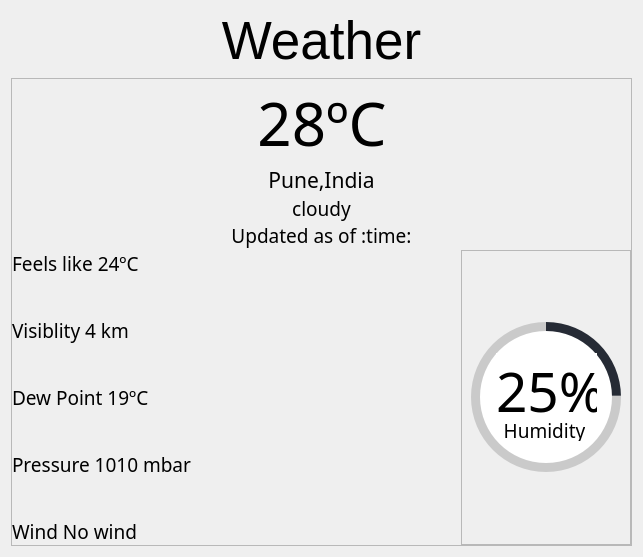
      <widget class="QWidget" name="weather_page">
       <property name="styleSheet">
        <string notr="true"/>
       </property>
       <layout class="QGridLayout" name="gridLayout_3">
        <item row="0" column="0">
         <widget class="QLabel" name="Weather">
          <property name="font">
           <font>
            <pointsize>40</pointsize>
           </font>
          </property>
          <property name="styleSheet">
           <string notr="true"/>
          </property>
          <property name="text">
           <string>&lt;html&gt;&lt;head/&gt;&lt;body&gt;&lt;p&gt;Weather&lt;/p&gt;&lt;/body&gt;&lt;/html&gt;</string>
          </property>
          <property name="alignment">
           <set>Qt::AlignHCenter|Qt::AlignTop</set>
          </property>
         </widget>
        </item>
        <item row="1" column="0">
         <widget class="QFrame" name="frame">
          <property name="font">
           <font>
            <pointsize>18</pointsize>
            <weight>50</weight>
            <bold>false</bold>
           </font>
          </property>
          <property name="frameShape">
           <enum>QFrame::StyledPanel</enum>
          </property>
          <property name="frameShadow">
           <enum>QFrame::Raised</enum>
          </property>
          <layout class="QGridLayout" name="gridLayout_7">
           <property name="leftMargin">
            <number>0</number>
           </property>
           <property name="topMargin">
            <number>0</number>
           </property>
           <property name="rightMargin">
            <number>0</number>
           </property>
           <property name="bottomMargin">
            <number>0</number>
           </property>
           <property name="spacing">
            <number>0</number>
           </property>
           <item row="9" column="0">
            <widget class="QLabel" name="wind">
             <property name="font">
              <font>
               <family>Nirmala UI Semilight</family>
               <pointsize>14</pointsize>
              </font>
             </property>
             <property name="styleSheet">
              <string notr="true"/>
             </property>
             <property name="text">
              <string>Wind No wind</string>
             </property>
             <property name="alignment">
              <set>Qt::AlignLeading|Qt::AlignLeft|Qt::AlignVCenter</set>
             </property>
            </widget>
           </item>
           <item row="7" column="0">
            <widget class="QLabel" name="baro">
             <property name="font">
              <font>
               <family>Nirmala UI Semilight</family>
               <pointsize>14</pointsize>
              </font>
             </property>
             <property name="styleSheet">
              <string notr="true"/>
             </property>
             <property name="text">
              <string>Pressure 1010 mbar</string>
             </property>
             <property name="alignment">
              <set>Qt::AlignLeading|Qt::AlignLeft|Qt::AlignVCenter</set>
             </property>
            </widget>
           </item>
           <item row="9" column="1">
            <spacer name="horizontalSpacer_6">
             <property name="orientation">
              <enum>Qt::Horizontal</enum>
             </property>
             <property name="sizeHint" stdset="0">
              <size>
               <width>270</width>
               <height>20</height>
              </size>
             </property>
            </spacer>
           </item>
           <item row="1" column="2" rowspan="9">
            <widget class="QFrame" name="frame_3">
             <property name="frameShape">
              <enum>QFrame::StyledPanel</enum>
             </property>
             <property name="frameShadow">
              <enum>QFrame::Raised</enum>
             </property>
             <layout class="QGridLayout" name="gridLayout_10">
              <item row="0" column="0">
               <widget class="QFrame" name="frame_5">
                <property name="minimumSize">
                 <size>
                  <width>150</width>
                  <height>150</height>
                 </size>
                </property>
                <property name="maximumSize">
                 <size>
                  <width>150</width>
                  <height>150</height>
                 </size>
                </property>
                <property name="styleSheet">
                 <string notr="true">background-color: qconicalgradient(cx:0.5, cy:0.5, angle:90, stop:0.752 rgb(202, 202, 202) stop:0.755 rgb(38, 43, 53));
border-radius:75px;</string>
                </property>
                <property name="frameShape">
                 <enum>QFrame::StyledPanel</enum>
                </property>
                <property name="frameShadow">
                 <enum>QFrame::Raised</enum>
                </property>
                <layout class="QGridLayout" name="gridLayout_8">
                 <item row="0" column="0">
                  <widget class="QFrame" name="frame_8">
                   <property name="enabled">
                    <bool>true</bool>
                   </property>
                   <property name="maximumSize">
                    <size>
                     <width>135</width>
                     <height>135</height>
                    </size>
                   </property>
                   <property name="styleSheet">
                    <string notr="true">background-color: rgb(255, 255, 255);
border-radius:66px;</string>
                   </property>
                   <property name="frameShape">
                    <enum>QFrame::StyledPanel</enum>
                   </property>
                   <property name="frameShadow">
                    <enum>QFrame::Raised</enum>
                   </property>
                   <widget class="QLabel" name="label_4">
                    <property name="geometry">
                     <rect>
                      <x>24</x>
                      <y>89</y>
                      <width>81</width>
                      <height>21</height>
                     </rect>
                    </property>
                    <property name="font">
                     <font>
                      <family>Nirmala UI Semilight</family>
                      <pointsize>14</pointsize>
                     </font>
                    </property>
                    <property name="styleSheet">
                     <string notr="true">background-color: rgba(255, 255, 255, 0);</string>
                    </property>
                    <property name="text">
                     <string>Humidity</string>
                    </property>
                    <property name="alignment">
                     <set>Qt::AlignCenter</set>
                    </property>
                   </widget>
                   <widget class="QLabel" name="humid">
                    <property name="geometry">
                     <rect>
                      <x>16</x>
                      <y>22</y>
                      <width>101</width>
                      <height>61</height>
                     </rect>
                    </property>
                    <property name="font">
                     <font>
                      <family>Nirmala UI Semilight</family>
                      <pointsize>41</pointsize>
                     </font>
                    </property>
                    <property name="styleSheet">
                     <string notr="true"/>
                    </property>
                    <property name="text">
                     <string>&lt;html&gt;&lt;head/&gt;&lt;body&gt;&lt;p&gt;25%&lt;/p&gt;&lt;/body&gt;&lt;/html&gt;</string>
                    </property>
                    <property name="alignment">
                     <set>Qt::AlignCenter</set>
                    </property>
                    <property name="margin">
                     <number>-10</number>
                    </property>
                   </widget>
                  </widget>
                 </item>
                </layout>
               </widget>
              </item>
             </layout>
            </widget>
           </item>
           <item row="4" column="0">
            <spacer name="verticalSpacer_3">
             <property name="orientation">
              <enum>Qt::Vertical</enum>
             </property>
             <property name="sizeHint" stdset="0">
              <size>
               <width>20</width>
               <height>40</height>
              </size>
             </property>
            </spacer>
           </item>
           <item row="1" column="1">
            <spacer name="horizontalSpacer_8">
             <property name="orientation">
              <enum>Qt::Horizontal</enum>
             </property>
             <property name="sizeHint" stdset="0">
              <size>
               <width>270</width>
               <height>20</height>
              </size>
             </property>
            </spacer>
           </item>
           <item row="8" column="0">
            <spacer name="verticalSpacer">
             <property name="orientation">
              <enum>Qt::Vertical</enum>
             </property>
             <property name="sizeHint" stdset="0">
              <size>
               <width>20</width>
               <height>40</height>
              </size>
             </property>
            </spacer>
           </item>
           <item row="0" column="0" colspan="3">
            <widget class="QFrame" name="frame_6">
             <property name="styleSheet">
              <string notr="true">background-color: rgba(255, 255, 255, 0);</string>
             </property>
             <property name="frameShape">
              <enum>QFrame::StyledPanel</enum>
             </property>
             <property name="frameShadow">
              <enum>QFrame::Raised</enum>
             </property>
             <layout class="QGridLayout" name="gridLayout_9">
              <property name="leftMargin">
               <number>0</number>
              </property>
              <property name="topMargin">
               <number>0</number>
              </property>
              <property name="rightMargin">
               <number>0</number>
              </property>
              <property name="bottomMargin">
               <number>0</number>
              </property>
              <property name="spacing">
               <number>0</number>
              </property>
              <item row="3" column="0">
               <widget class="QLabel" name="time">
                <property name="font">
                 <font>
                  <family>Nirmala UI Semilight</family>
                  <pointsize>14</pointsize>
                 </font>
                </property>
                <property name="styleSheet">
                 <string notr="true"/>
                </property>
                <property name="text">
                 <string>Updated as of :time:</string>
                </property>
                <property name="alignment">
                 <set>Qt::AlignCenter</set>
                </property>
               </widget>
              </item>
              <item row="2" column="0">
               <widget class="QLabel" name="atmos">
                <property name="font">
                 <font>
                  <family>Nirmala UI Semilight</family>
                  <pointsize>14</pointsize>
                 </font>
                </property>
                <property name="styleSheet">
                 <string notr="true"/>
                </property>
                <property name="text">
                 <string>cloudy</string>
                </property>
                <property name="alignment">
                 <set>Qt::AlignCenter</set>
                </property>
               </widget>
              </item>
              <item row="0" column="0">
               <widget class="QFrame" name="frame_7">
                <property name="styleSheet">
                 <string notr="true">background-color: rgba(255, 255, 255, 0);</string>
                </property>
                <property name="frameShape">
                 <enum>QFrame::StyledPanel</enum>
                </property>
                <property name="frameShadow">
                 <enum>QFrame::Raised</enum>
                </property>
                <layout class="QHBoxLayout" name="horizontalLayout_5">
                 <property name="spacing">
                  <number>0</number>
                 </property>
                 <property name="leftMargin">
                  <number>0</number>
                 </property>
                 <property name="topMargin">
                  <number>0</number>
                 </property>
                 <property name="rightMargin">
                  <number>0</number>
                 </property>
                 <property name="bottomMargin">
                  <number>0</number>
                 </property>
                 <item>
                  <spacer name="horizontalSpacer_9">
                   <property name="orientation">
                    <enum>Qt::Horizontal</enum>
                   </property>
                   <property name="sizeHint" stdset="0">
                    <size>
                     <width>40</width>
                     <height>20</height>
                    </size>
                   </property>
                  </spacer>
                 </item>
                 <item>
                  <widget class="QLabel" name="temp">
                   <property name="maximumSize">
                    <size>
                     <width>128</width>
                     <height>16777207</height>
                    </size>
                   </property>
                   <property name="font">
                    <font>
                     <family>Nirmala UI Semilight</family>
                     <pointsize>45</pointsize>
                    </font>
                   </property>
                   <property name="autoFillBackground">
                    <bool>false</bool>
                   </property>
                   <property name="styleSheet">
                    <string notr="true"/>
                   </property>
                   <property name="text">
                    <string>28ºC</string>
                   </property>
                   <property name="alignment">
                    <set>Qt::AlignCenter</set>
                   </property>
                  </widget>
                 </item>
                 <item>
                  <spacer name="horizontalSpacer_10">
                   <property name="orientation">
                    <enum>Qt::Horizontal</enum>
                   </property>
                   <property name="sizeHint" stdset="0">
                    <size>
                     <width>40</width>
                     <height>20</height>
                    </size>
                   </property>
                  </spacer>
                 </item>
                </layout>
               </widget>
              </item>
              <item row="1" column="0">
               <widget class="QLabel" name="city">
                <property name="font">
                 <font>
                  <family>Nirmala UI Semilight</family>
                  <pointsize>16</pointsize>
                  <underline>false</underline>
                  <strikeout>false</strikeout>
                  <kerning>true</kerning>
                 </font>
                </property>
                <property name="autoFillBackground">
                 <bool>false</bool>
                </property>
                <property name="styleSheet">
                 <string notr="true"/>
                </property>
                <property name="text">
                 <string>Pune,India</string>
                </property>
                <property name="alignment">
                 <set>Qt::AlignCenter</set>
                </property>
               </widget>
              </item>
             </layout>
            </widget>
           </item>
           <item row="1" column="0">
            <widget class="QLabel" name="pred">
             <property name="font">
              <font>
               <family>Nirmala UI Semilight</family>
               <pointsize>14</pointsize>
              </font>
             </property>
             <property name="styleSheet">
              <string notr="true"/>
             </property>
             <property name="text">
              <string>Feels like 24ºC</string>
             </property>
             <property name="alignment">
              <set>Qt::AlignLeading|Qt::AlignLeft|Qt::AlignVCenter</set>
             </property>
            </widget>
           </item>
           <item row="6" column="0">
            <spacer name="verticalSpacer_2">
             <property name="orientation">
              <enum>Qt::Vertical</enum>
             </property>
             <property name="sizeHint" stdset="0">
              <size>
               <width>20</width>
               <height>40</height>
              </size>
             </property>
            </spacer>
           </item>
           <item row="3" column="1">
            <spacer name="horizontalSpacer_3">
             <property name="orientation">
              <enum>Qt::Horizontal</enum>
             </property>
             <property name="sizeHint" stdset="0">
              <size>
               <width>270</width>
               <height>20</height>
              </size>
             </property>
            </spacer>
           </item>
           <item row="7" column="1">
            <spacer name="horizontalSpacer_7">
             <property name="orientation">
              <enum>Qt::Horizontal</enum>
             </property>
             <property name="sizeHint" stdset="0">
              <size>
               <width>270</width>
               <height>20</height>
              </size>
             </property>
            </spacer>
           </item>
           <item row="5" column="1">
            <spacer name="horizontalSpacer_4">
             <property name="orientation">
              <enum>Qt::Horizontal</enum>
             </property>
             <property name="sizeHint" stdset="0">
              <size>
               <width>270</width>
               <height>20</height>
              </size>
             </property>
            </spacer>
           </item>
           <item row="5" column="0">
            <widget class="QLabel" name="dew">
             <property name="font">
              <font>
               <family>Nirmala UI Semilight</family>
               <pointsize>14</pointsize>
              </font>
             </property>
             <property name="styleSheet">
              <string notr="true"/>
             </property>
             <property name="text">
              <string>Dew Point 19ºC</string>
             </property>
             <property name="alignment">
              <set>Qt::AlignLeading|Qt::AlignLeft|Qt::AlignVCenter</set>
             </property>
            </widget>
           </item>
           <item row="3" column="0">
            <widget class="QLabel" name="visiblity">
             <property name="font">
              <font>
               <family>Nirmala UI Semilight</family>
               <pointsize>14</pointsize>
              </font>
             </property>
             <property name="styleSheet">
              <string notr="true"/>
             </property>
             <property name="text">
              <string>Visiblity 4 km</string>
             </property>
             <property name="alignment">
              <set>Qt::AlignLeading|Qt::AlignLeft|Qt::AlignVCenter</set>
             </property>
            </widget>
           </item>
           <item row="2" column="0">
            <spacer name="verticalSpacer_4">
             <property name="orientation">
              <enum>Qt::Vertical</enum>
             </property>
             <property name="sizeHint" stdset="0">
              <size>
               <width>20</width>
               <height>40</height>
              </size>
             </property>
            </spacer>
           </item>
          </layout>
         </widget>
        </item>
       </layout>
      </widget>
